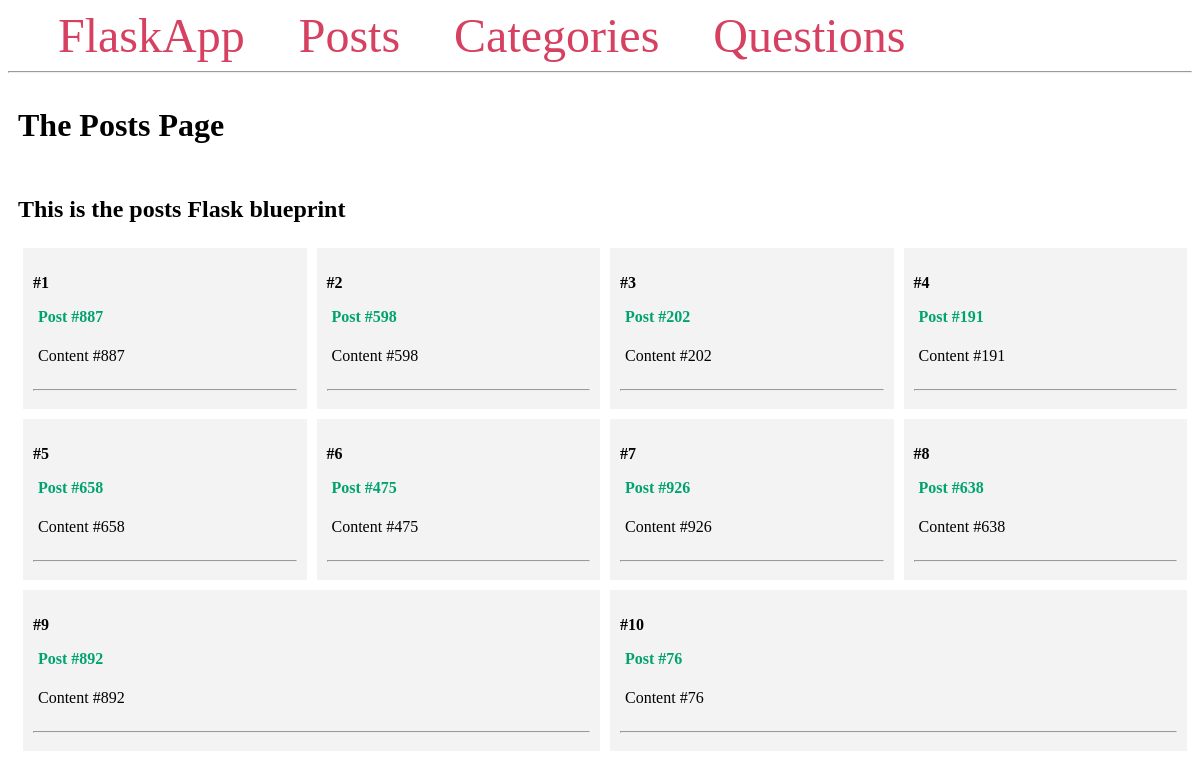
/posts/, run on the app's committed database.
### app/models/post.py (models this page shows, shortened)
class Post(db.Model):
    id = db.Column(db.Integer, primary_key=True)
    title = db.Column(db.String(150))
    content = db.Column(db.Text)

### app/posts/routes.py (the view)
@bp.route('/')
def index():
    posts = Post.query.all()
    return render_template('posts/index.html', posts=posts)

### app/templates/posts/index.html
{% extends 'base.html' %}
{% block content %}
    <span class="title"><h1>{% block title %} The Posts Page {% endblock %}</h1></span>
    <div class="content">
        <h2>This is the posts Flask blueprint</h2>
	{% for post in posts %}
		<div class="post">
			<p><b>#{{ post.id }}</b></p>
			<p class="title">
				<b>
					<a href="#">
						{{ post.title }}
					</a>
				</b>
			</p>
			<div class="content">
				<p>{{ post.content }}</p>
			</div>
			<hr>
		</div>
	{% endfor %}
    </div>
{% endblock %}

### app/templates/base.html (shortened to what this page needs)
<!DOCTYPE html>
<html lang="en">
<head>
</head>
<body>
    <nav>
        <a href="{{ url_for('main.index') }}">FlaskApp</a>
	<a href="{{ url_for('posts.index') }}">Posts</a>
	<a href="{{ url_for('posts.categories') }}">Categories</a>
	<a href="{{ url_for('questions.index') }}">Questions</a>
    </nav>
    <hr>
    <div class="content">
        {% block content %} {% endblock %}
    </div>
</body>
</html>

### app/templates/base.html (style rules this page uses)
h2 { width: 100%; }
.title { margin: 5px; width: 100%; }
.content { margin: 5px; width: 100%; display: flex; flex-direction: row; flex-wrap: wrap; }
.post { flex: 20%; padding: 10px; margin: 5px; background-color: #f3f3f3; inline-size: 100%; }
.title a { color: #00a36f; text-decoration: none; }
nav a { color: #d64161; font-size: 3em; margin-left: 50px; text-decoration: none; }

### data on the page
Post: id "1", title "Post #887", content "Content #887"
Post: id "2", title "Post #598", content "Content #598"
Post: id "3", title "Post #202", content "Content #202"
Post: id "4", title "Post #191", content "Content #191"
Post: id "5", title "Post #658", content "Content #658"
Post: id "6", title "Post #475", content "Content #475"
Post: id "7", title "Post #926", content "Content #926"
Post: id "8", title "Post #638", content "Content #638"
Post: id "9", title "Post #892", content "Content #892"
Post: id "10", title "Post #76", content "Content #76"
